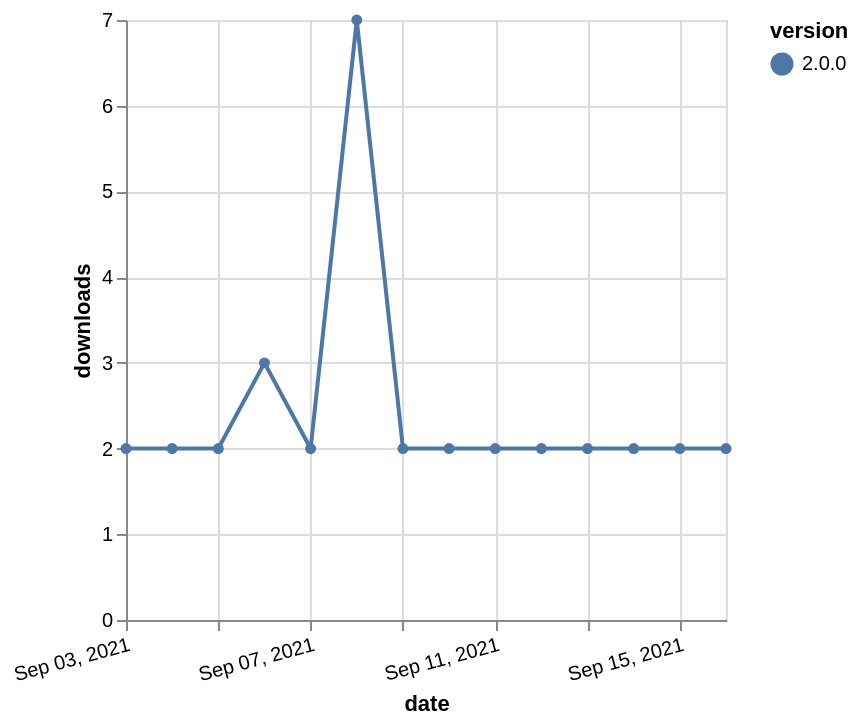

The specification (Vega-Lite) saved for this image:
### Vega-Lite specification from a JSON file in a GitHub repository (floating-point values rounded to 4 significant figures)
{"$schema": "https://vega.github.io/schema/vega-lite/v5.json", "description": "A simple bar chart with embedded data.", "data": {"values": [{"date": "2021-09-03", "total": 3572, "delta": 2, "version": "2.0.0"}, {"date": "2021-09-04", "total": 3574, "delta": 2, "version": "2.0.0"}, {"date": "2021-09-05", "total": 3576, "delta": 2, "version": "2.0.0"}, {"date": "2021-09-06", "total": 3579, "delta": 3, "version": "2.0.0"}, {"date": "2021-09-07", "total": 3581, "delta": 2, "version": "2.0.0"}, {"date": "2021-09-08", "total": 3588, "delta": 7, "version": "2.0.0"}, {"date": "2021-09-09", "total": 3590, "delta": 2, "version": "2.0.0"}, {"date": "2021-09-10", "total": 3592, "delta": 2, "version": "2.0.0"}, {"date": "2021-09-11", "total": 3594, "delta": 2, "version": "2.0.0"}, {"date": "2021-09-12", "total": 3596, "delta": 2, "version": "2.0.0"}, {"date": "2021-09-13", "total": 3598, "delta": 2, "version": "2.0.0"}, {"date": "2021-09-14", "total": 3600, "delta": 2, "version": "2.0.0"}, {"date": "2021-09-15", "total": 3602, "delta": 2, "version": "2.0.0"}, {"date": "2021-09-16", "total": 3604, "delta": 2, "version": "2.0.0"}]}, "width": "container", "mark": {"type": "line", "point": {"filled": true}}, "encoding": {"x": {"field": "date", "type": "temporal", "timeUnit": "yearmonthdate", "title": "date", "axis": {"labelAngle": -15}}, "y": {"field": "delta", "type": "quantitative", "title": "downloads"}, "color": {"field": "version", "type": "nominal"}, "tooltip": {"field": "delta"}}}
